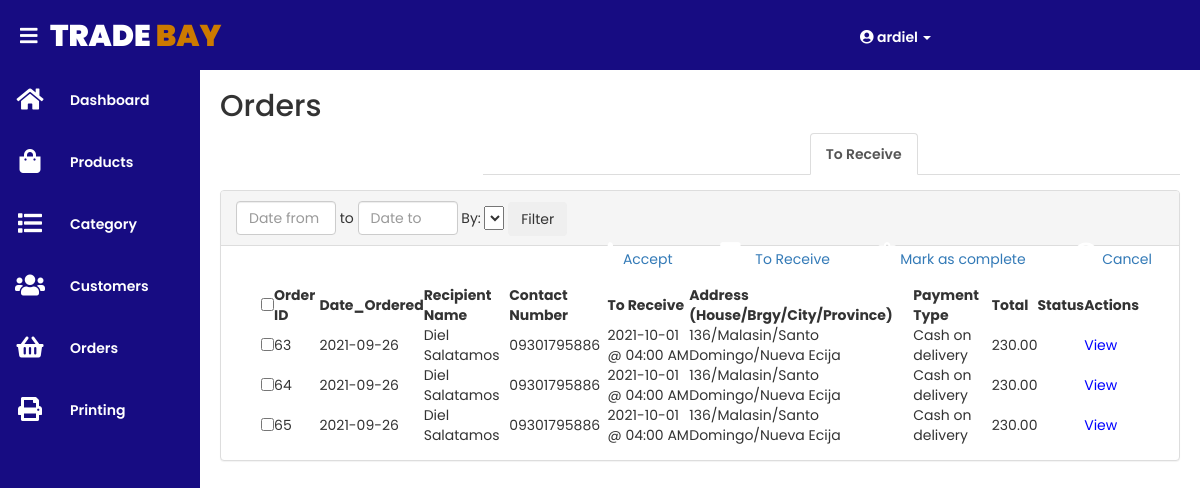
The page /admin/orders.php?show=5 (signed in) on the database as committed earlier.
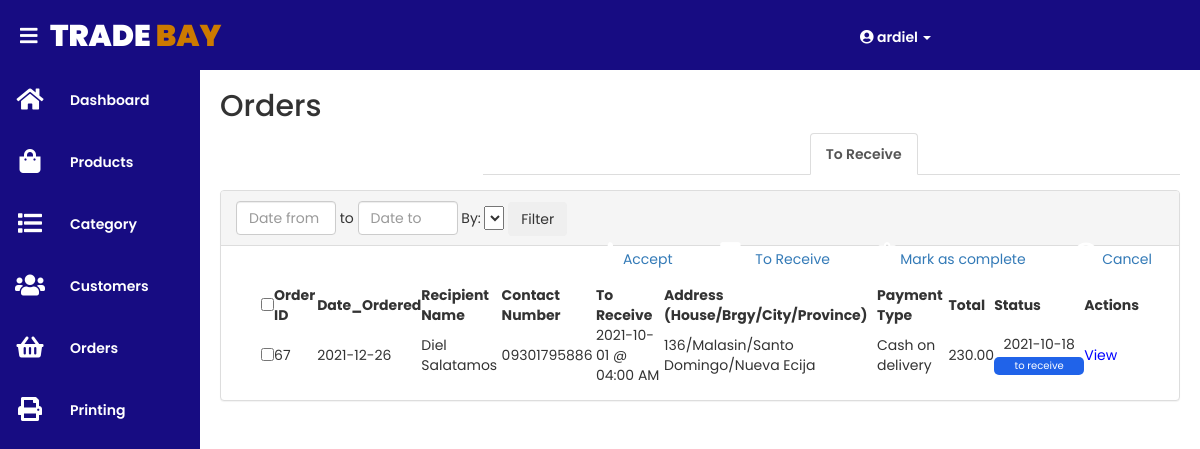
The same page on the database as committed later.
### tables this page shows
CREATE TABLE `order_details_tbl` (
  `order_details_id` int(10) NOT NULL,
  `date_ordered` date NOT NULL DEFAULT current_timestamp(),
  `status_date` timestamp NOT NULL DEFAULT current_timestamp() ON UPDATE current_timestamp(),
  `total` float NOT NULL,
  `status_id` int(10) NOT NULL,
  `customer_id` int(10) NOT NULL,
  `payment_type_id` int(10) NOT NULL,
  `shipping_details_id` int(10) NOT NULL
);

CREATE TABLE `shipping_details_tbl` (
  `shipping_details_id` int(10) NOT NULL,
  `recipient_name` varchar(50) NOT NULL,
  `recipient_number` varchar(15) NOT NULL,
  `ship_or_pickup_address` varchar(100) NOT NULL,
  `date_to_receive` datetime NOT NULL
);

CREATE TABLE `payment_type_tbl` (
  `payment_type_id` int(10) NOT NULL,
  `payment_description` varchar(30) NOT NULL
);

CREATE TABLE `status_tbl` (
  `status_id` int(10) NOT NULL,
  `status_description` varchar(25) NOT NULL
);

### admin/orders.php (the view, shortened to what the changed rows need)
<?php
	include('../include/dbconnection.php');
	include('../include/header.php');
	if(isset($_GET['show'])){
		$check = $_GET['show'];
		$show_orders_query = "SELECT od.order_details_id, od.date_ordered, od.total, od.status_id, od.status_date, st.status_description, pt.payment_description, sd.recipient_name, sd.recipient_number, sd.ship_or_pickup_address, sd.date_to_receive FROM order_details_tbl od INNER JOIN status_tbl st ON od.status_id = st.status_id INNER JOIN shipping_details_tbl sd ON od.shipping_details_id = sd.shipping_details_id INNER JOIN payment_type_tbl pt WHERE od.payment_type_id = pt.payment_type_id AND od.status_id = '$check' ORDER BY od.date_ordered ASC";
		$execute_orders = mysqli_query($db,$show_orders_query);
		$show_orders = mysqli_fetch_assoc($execute_orders);
	}
?>
<div class="content">
		<div class="for_title">
			<h2>Orders</h2>
		</div>
		<div class="my_content">
			<div class="panel panel-default" style="width: 100%; min-width: 350px">
			<div class="panel-body">
			<div class="container" style="width: 100%; height: 100%;">
				<table id="example" class="display nowrap" style="min-width: 100%">
				    <thead>
				      <tr>
				      	<td><input type="checkbox" name="all_che" class="select_all" onClick="toggle(this); myFunc()"></td>
				      	<th>Order ID</th>
				      	<th>Date_Ordered</th>
				      	<th>Recipient Name</th>
				      	<th>Contact Number</th>
				      	<th>To Receive</th>
				      	<th>Address (House/Brgy/City/Province)</th>
				      	<th>Payment Type</th>
				        <th>Total</th>
				        <th>Status</th>
				       	<th>Actions</th>
				      </tr>
				    </thead>
				    <tbody>
				      	<?php
				      		if (mysqli_num_rows($execute_orders) == 0) {
			  			?>
			  					<tr>
			  						<td colspan="10" class="text-center">Empty<td>
			  					</tr>
			  			<?php
			  				}
			  				else{
				      			do{
				      	?>
						  	<tr>
						  		<td class="text-center"><input type="checkbox" onclick="myFunc()" name="ids" value="<?php echo $show_orders['order_details_id']; ?>"></td>
						  		<td class="my_id"><?php echo $show_orders['order_details_id']; ?></td>
						  		<td><?php echo date("Y-m-d", strtotime($show_orders['date_ordered'])); ?></td>
						  		<td><?php echo $show_orders['recipient_name']; ?></td>
						  		<td><?php echo $show_orders['recipient_number']; ?></td>
						  		<td><?php echo date("Y-m-d @ H:i A", strtotime($show_orders['date_to_receive'])); ?></td>
						  		<td><?php echo $show_orders['ship_or_pickup_address']; ?></td>
						  		<td><?php echo $show_orders['payment_description']; ?></td>
							  	<td><?php echo number_format($show_orders['total'],2,".",","); ?></td>
							  	<td class="text-center">
							  		<?php
							  					if($show_orders['status_description'] == "pending"){
														?>
															<?php echo date("Y-m-d", strtotime($show_orders['status_date'])); ?><br>
															<button class="stat_but" type="button" style="background-color: #D67A0A;" disabled><?php echo $show_orders['status_description']; ?></button>
														<?php
													}else if($show_orders['status_description'] == "accepted"){
														?>
															<?php echo date("Y-m-d", strtotime($show_orders['status_date'])); ?><br>
															<button class="stat_but" type="button" style="background-color: #099707;" disabled><?php echo $show_orders['status_description']; ?></button>
														<?php
													}else if($show_orders['status_description'] == "to receive"){
														?>
															<?php echo date("Y-m-d", strtotime($show_orders['status_date'])); ?><br>
															<button class="stat_but" type="button" style="background-color: #2063E9;" disabled><?php echo $show_orders['status_description']; ?></button>
														<?php
													}else if($show_orders['status_description'] == "cancelled"){
														?>
															<?php echo date("Y-m-d", strtotime($show_orders['status_date'])); ?><br>
															<button class="stat_but" type="button" style="background-color: #B62517;" disabled><?php echo $show_orders['status_description']; ?></button>
														<?php
													}else if($show_orders['status_description'] == "completed"){
														?>
															<?php echo date("Y-m-d", strtotime($show_orders['status_date'])); ?><br>
															<button class="stat_but" type="button" style="background-color: #979897;" disabled><?php echo $show_orders['status_description']; ?></button>
														<?php
													}
										?>
							  	</td>
							  	<td>
				  						<button class="view" type="button" name="view_items" id="view_items" style="border: none; background: none; outline: none; color: blue">View</button>
							  	</td>
				  		   	</tr>
						<?php
								}while($show_orders = mysqli_fetch_assoc($execute_orders));
							}
						?>
				    </tbody>
				  	</table>
			</div>
		</div>
	</div>
</div>
</div>
<link rel="stylesheet" href="//code.jquery.com/ui/1.12.1/themes/base/jquery-ui.css">
<link rel="stylesheet" href="/resources/demos/style.css">

Rows that differ between the two databases and show on the page:
no longer on this page (row edited): order_details_tbl: order_details_id "63", date_ordered "2021-09-26", shipping_details.recipient_name "Diel Salatamos", shipping_details.recipient_number "09301795886", shipping_details.date_to_receive "2021-10-01 @ 04:00 AM", shipping_details.ship_or_pickup_address "136/Malasin/Santo Domingo/Nueva Ecija", payment_type.payment_description "Cash on delivery", total "230.00"
no longer on this page (row edited): order_details_tbl: order_details_id "64", date_ordered "2021-09-26", shipping_details.recipient_name "Diel Salatamos", shipping_details.recipient_number "09301795886", shipping_details.date_to_receive "2021-10-01 @ 04:00 AM", shipping_details.ship_or_pickup_address "136/Malasin/Santo Domingo/Nueva Ecija", payment_type.payment_description "Cash on delivery", total "230.00"
no longer on this page (row edited): order_details_tbl: order_details_id "65", date_ordered "2021-09-26", shipping_details.recipient_name "Diel Salatamos", shipping_details.recipient_number "09301795886", shipping_details.date_to_receive "2021-10-01 @ 04:00 AM", shipping_details.ship_or_pickup_address "136/Malasin/Santo Domingo/Nueva Ecija", payment_type.payment_description "Cash on delivery", total "230.00"
now on this page (row edited): order_details_tbl: order_details_id "67", date_ordered "2021-12-26", shipping_details.recipient_name "Diel Salatamos", shipping_details.recipient_number "09301795886", shipping_details.date_to_receive "2021-10-01 @ 04:00 AM", shipping_details.ship_or_pickup_address "136/Malasin/Santo Domingo/Nueva Ecija", payment_type.payment_description "Cash on delivery", total "230.00", status_date "2021-10-18", status.status_description "to receive"
